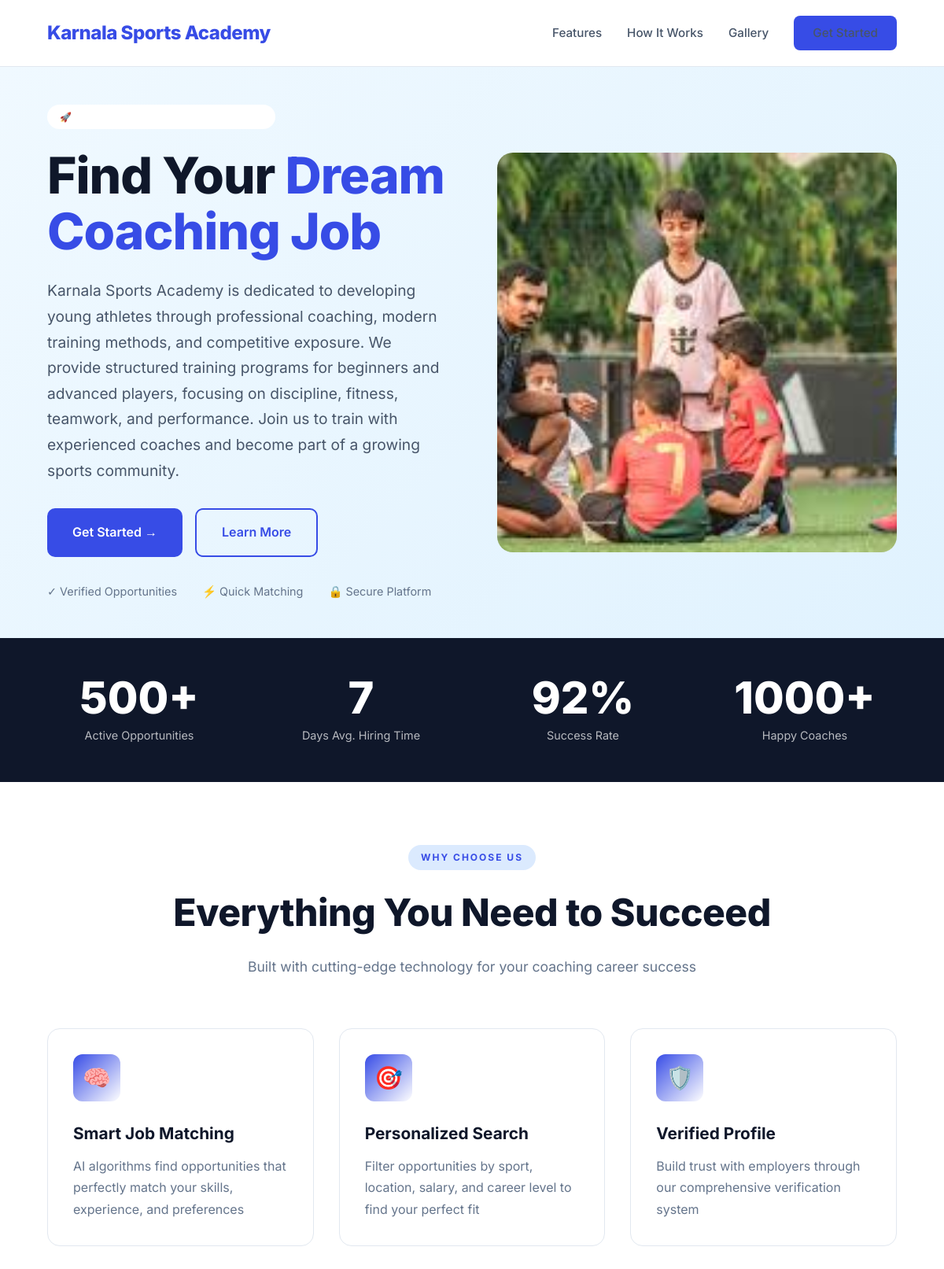
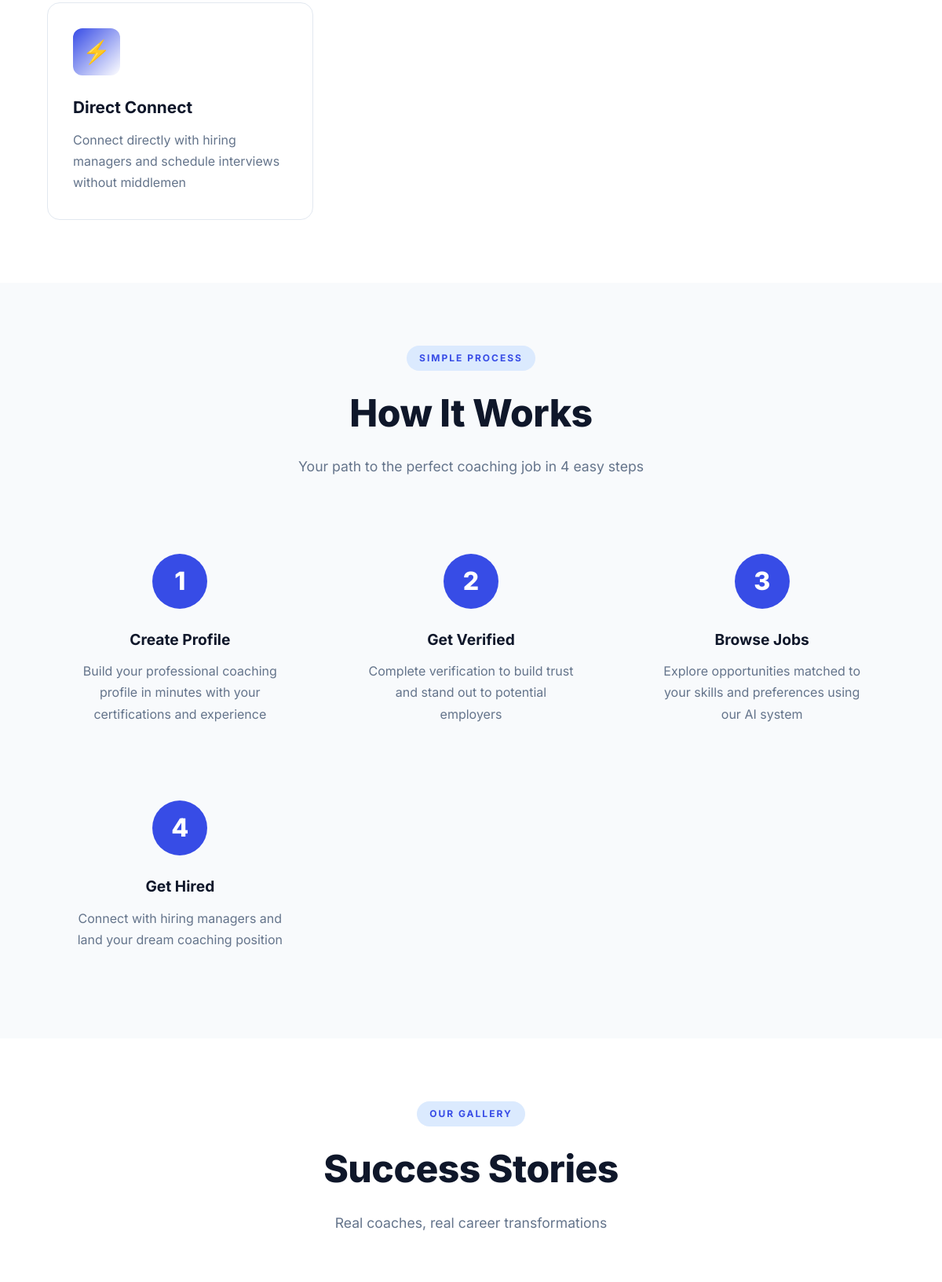
Page /site/karnala-sports-academy (upper part) on the committed database (2 pictures, top to bottom).
### models.py (models this page shows)
class Website(db.Model):
    __tablename__ = "websites"
    id = db.Column(db.Integer, primary_key=True)
    user_id = db.Column(db.Integer, db.ForeignKey("users.id"), nullable=False)
    site_name = db.Column(db.String(200), nullable=False)
    slug = db.Column(db.String(200), unique=True, nullable=False)
    template_name = db.Column(db.String(100), nullable=False, default="academy_template")
    primary_color = db.Column(db.String(20), default="#e63946")
    secondary_color = db.Column(db.String(20), default="#1d3557")
    accent_color = db.Column(db.String(20), default="#f59e0b")
    background_color = db.Column(db.String(20), default="#ffffff")
    text_color = db.Column(db.String(20), default="#1a1a2e")
    font_family = db.Column(db.String(100), default="Inter")
    logo = db.Column(db.String(300))
    hero_image = db.Column(db.String(300))
    description = db.Column(db.Text)
    tagline = db.Column(db.String(300))
    hero_title = db.Column(db.String(300))
    hero_subtitle = db.Column(db.Text)
    cta_button_text = db.Column(db.String(100), default="Get Started")
    cta_button_url = db.Column(db.String(300), default="#contact")
    about_title = db.Column(db.String(200), default="About Us")
    about_text = db.Column(db.Text)
    feature1_title = db.Column(db.String(200))
    feature1_text = db.Column(db.Text)
    feature1_icon = db.Column(db.String(50))
    feature2_title = db.Column(db.String(200))
    feature2_text = db.Column(db.Text)
    feature2_icon = db.Column(db.String(50))
    feature3_title = db.Column(db.String(200))
    feature3_text = db.Column(db.Text)
    feature3_icon = db.Column(db.String(50))
    feature4_title = db.Column(db.String(200))
    feature4_text = db.Column(db.Text)
    feature4_icon = db.Column(db.String(50))
    stat1_number = db.Column(db.String(50))
    stat1_label = db.Column(db.String(100))
    stat2_number = db.Column(db.String(50))
    stat2_label = db.Column(db.String(100))
    stat3_number = db.Column(db.String(50))
    stat3_label = db.Column(db.String(100))
    stat4_number = db.Column(db.String(50))
    stat4_label = db.Column(db.String(100))
    contact_email = db.Column(db.String(120))
    phone = db.Column(db.String(50))
    address = db.Column(db.String(300))
    whatsapp = db.Column(db.String(50))
    facebook = db.Column(db.String(200))
    instagram = db.Column(db.String(200))
    twitter = db.Column(db.String(200))
    linkedin = db.Column(db.String(200))
    youtube = db.Column(db.String(200))
    is_published = db.Column(db.Boolean, default=True)
    show_gallery = db.Column(db.Boolean, default=True)
    show_stats = db.Column(db.Boolean, default=True)
    show_features = db.Column(db.Boolean, default=True)
    meta_title = db.Column(db.String(200))
    meta_description = db.Column(db.Text)
    meta_keywords = db.Column(db.String(500))
    og_image = db.Column(db.String(300))
    about_text_html = db.Column(db.Text)  # Rich text HTML version of about_text
    sections_order = db.Column(db.String(500), default="hero,about,features,stats,gallery,contact")  # Comma-separated section order
    created_at = db.Column(db.DateTime, default=datetime.utcnow)
    gallery = db.relationship("Gallery", backref="website", lazy=True, cascade="all, delete-orphan")

### app.py (the view)
@app.route("/site/<slug>")
def site(slug):
    website = Website.query.filter_by(slug=slug).first_or_404()
    if not website.is_published:
        abort(404)
    template_path = f"{website.template_name}/index.html"
    return render_template(template_path, site=website)

### builder_templates/coach_template/index.html (shortened to what this page needs)
<!DOCTYPE html>
<html lang="en">
<head>
</head>
<body>
<nav class="nav">
  <div class="nav-brand">{{ site.site_name }}</div>
  <div class="nav-links">
    <a href="#features">Features</a>
    <a href="#how-it-works">How It Works</a>
    {% if site.gallery %}<a href="#gallery">Gallery</a>{% endif %}
    <a href="#contact" class="nav-cta">Get Started</a>
  </div>
</nav>
<section class="hero">
  <div class="hero-grid">
    <div>
      <span class="hero-badge">🚀 {{ site.tagline or "AI-Powered Platform" }}</span>
      <h1>Find Your <span class="highlight">Dream Coaching Job</span></h1>
      <p>{{ site.description or "Connect with top sports academies and organizations. Get matched with opportunities that fit your skills, location, and career goals." }}</p>
      <div class="hero-cta-row">
        <a href="#contact" class="btn btn-primary">Get Started →</a>
        <a href="#how-it-works" class="btn btn-outline">Learn More</a>
      </div>
      <div class="hero-meta">
        <span>✓ Verified Opportunities</span>
        <span>⚡ Quick Matching</span>
        <span>🔒 Secure Platform</span>
      </div>
    </div>
    <div class="hero-visual">
    </div>
  </div>
</section>
<div class="stats">
  <div class="stats-grid">
    <div><div class="stat-num">500+</div><div class="stat-label">Active Opportunities</div></div>
    <div><div class="stat-num">7</div><div class="stat-label">Days Avg. Hiring Time</div></div>
    <div><div class="stat-num">92%</div><div class="stat-label">Success Rate</div></div>
    <div><div class="stat-num">1000+</div><div class="stat-label">Happy Coaches</div></div>
  </div>
</div>
<section class="section" id="features">
  <div class="container">
    <div class="section-header">
      <span class="section-label">Why Choose Us</span>
      <h2 class="section-title">Everything You Need to Succeed</h2>
      <p class="section-subtitle">Built with cutting-edge technology for your coaching career success</p>
    </div>
    <div class="features-grid">
      <div class="feature-card">
        <div class="feature-icon">🧠</div>
        <h3>Smart Job Matching</h3>
        <p>AI algorithms find opportunities that perfectly match your skills, experience, and preferences</p>
      </div>
      <div class="feature-card">
        <div class="feature-icon">🎯</div>
        <h3>Personalized Search</h3>
        <p>Filter opportunities by sport, location, salary, and career level to find your perfect fit</p>
      </div>
      <div class="feature-card">
        <div class="feature-icon">🛡️</div>
        <h3>Verified Profile</h3>
        <p>Build trust with employers through our comprehensive verification system</p>
      </div>
      <div class="feature-card">
        <div class="feature-icon">⚡</div>
        <h3>Direct Connect</h3>
        <p>Connect directly with hiring managers and schedule interviews without middlemen</p>
      </div>
    </div>
  </div>
</section>
<section class="section how-it-works" id="how-it-works">
  <div class="container">
    <div class="section-header">
      <span class="section-label">Simple Process</span>
      <h2 class="section-title">How It Works</h2>
      <p class="section-subtitle">Your path to the perfect coaching job in 4 easy steps</p>
    </div>
    <div class="steps-grid">
      <div class="step-card">
        <div class="step-number">1</div>
        <h3>Create Profile</h3>
        <p>Build your professional coaching profile in minutes with your certifications and experience</p>
      </div>
      <div class="step-card">
        <div class="step-number">2</div>
        <h3>Get Verified</h3>
        <p>Complete verification to build trust and stand out to potential employers</p>
      </div>
      <div class="step-card">
        <div class="step-number">3</div>
        <h3>Browse Jobs</h3>
        <p>Explore opportunities matched to your skills and preferences using our AI system</p>
      </div>
      <div class="step-card">
        <div class="step-number">4</div>
        <h3>Get Hired</h3>
        <p>Connect with hiring managers and land your dream coaching position</p>
      </div>
    </div>
  </div>
</section>
{% if site.gallery %}
<section class="section" id="gallery">
  <div class="container">
    <div class="section-header">
      <span class="section-label">Our Gallery</span>
      <h2 class="section-title">Success Stories</h2>
      <p class="section-subtitle">Real coaches, real career transformations</p>
    </div>
  </div>
</section>
{% endif %}
</body>
</html>

### rows in the picture
Website: site_name "Karnala Sports Academy", description "Karnala Sports Academy is dedicated to developing young athletes through professional coaching, modern training methods, and competitive exposure. We provide structured training programs for beginners and advanced players, focusing on discipline, fitness, teamwork, and performance. Join us to train with experienced coaches and become part of a growing sports community."
